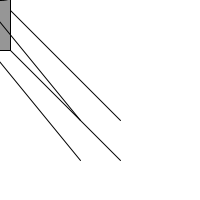
Frame 1 (no input)
Frame 60 (the mouse pressed at the canvas centre just before this capture): identical to frame 1, image omitted
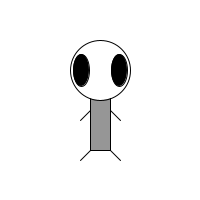
Frame 120 (the mouse held since frame 60 and released just before this capture)

The Processing sketch that drew these frames (run headless with seeded random() and noise(); from frame 60 on, the mouse is pressed at the canvas centre):

// Processing sketch: processing_155094
// ── processing_155094.pde

void setup(){
  // Set the size of the window
  size(200,200);
}
void draw() {
  // Draw a white background
  background(255);
  
  // Set CENTER mode
  ellipseMode(CENTER);
  rectMode(CENTER);
  
  // Draw Zoog's body
  stroke(0);
  fill(150);
  rect(mouseX, mouseY, 20, 100);
  
  // Draw Zoog's head
  stroke(0);
  fill(255);
  ellipse(mouseX, mouseY - 30, 60, 60);
  
  // Draw Zoog's eyes
  fill(0);
  ellipse(mouseX - 19, mouseY - 30, 16, 32);
  ellipse(mouseX + 19, mouseY - 30, 16, 32);
  
  // Draw Zoog's legs
  stroke(0);
  line(mouseX - 10, mouseY + 50, 80, 160);
  line(mouseX + 10, mouseY + 50, 120, 160);
  
  // Draw Zoog's arms
  line(mouseX - 10, mouseY + 10, 80, 120);
  line(mouseX + 10, mouseY + 10, 120, 120);
}
